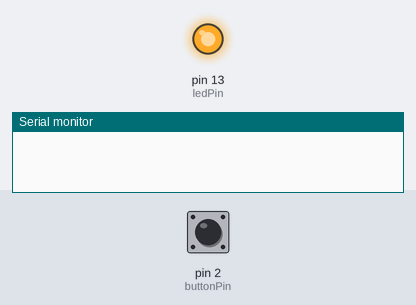
Bench run of a sketch on a simulated Arduino Uno, built with avr-gcc and run on an emulated ATmega328P. Parts: output pins drawn as LEDs (lit = HIGH), the last lines printed to the serial monitor. The test bench sets the inputs (shaded band); at power-on: pin 2 (buttonPin) HIGH.

Above: at 1.2 s.
1.3 s: pin 2 (buttonPin) pulled LOW for 0.15 s
At 1.37 s:
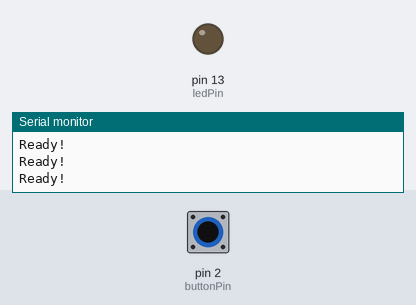
2.9 s: pin 2 (buttonPin) pulled LOW for 3.2 s
At 7.5 s:
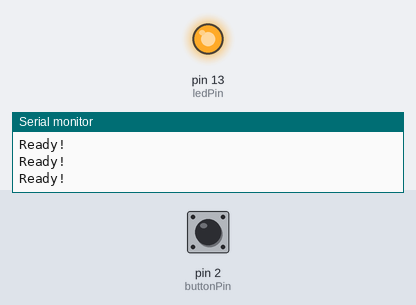
Timing chart, 0 to 9.0 s (numbered marks = the images above; inputs shaded):
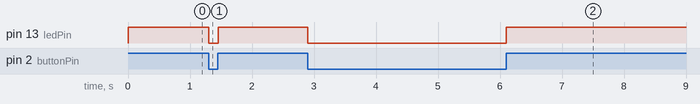

Measured:
- after the input at 1.3 s, pin 13 (ledPin): HIGH → LOW at once, → HIGH 0.16 s later
- after the input at 2.9 s, pin 13 (ledPin): HIGH → LOW at once, → HIGH 3.2 s later

The sketch:

lab1.ino
```cpp
/* CEG 7360 Lab 1
*
*/

int ledPin = 13;
int buttonPin = 2;
int reading = 0;

void setup()
{
  pinMode(ledPin,OUTPUT);
  pinMode(buttonPin, INPUT_PULLUP);
  Serial.begin(9600);
}

void loop()
{
    reading = digitalRead(buttonPin);
    if (reading == HIGH)
    {
      digitalWrite(ledPin, HIGH);
    }
    else if (reading == LOW)
    {
      digitalWrite(ledPin, LOW);
      Serial.println("Ready!");
    }


}
```
